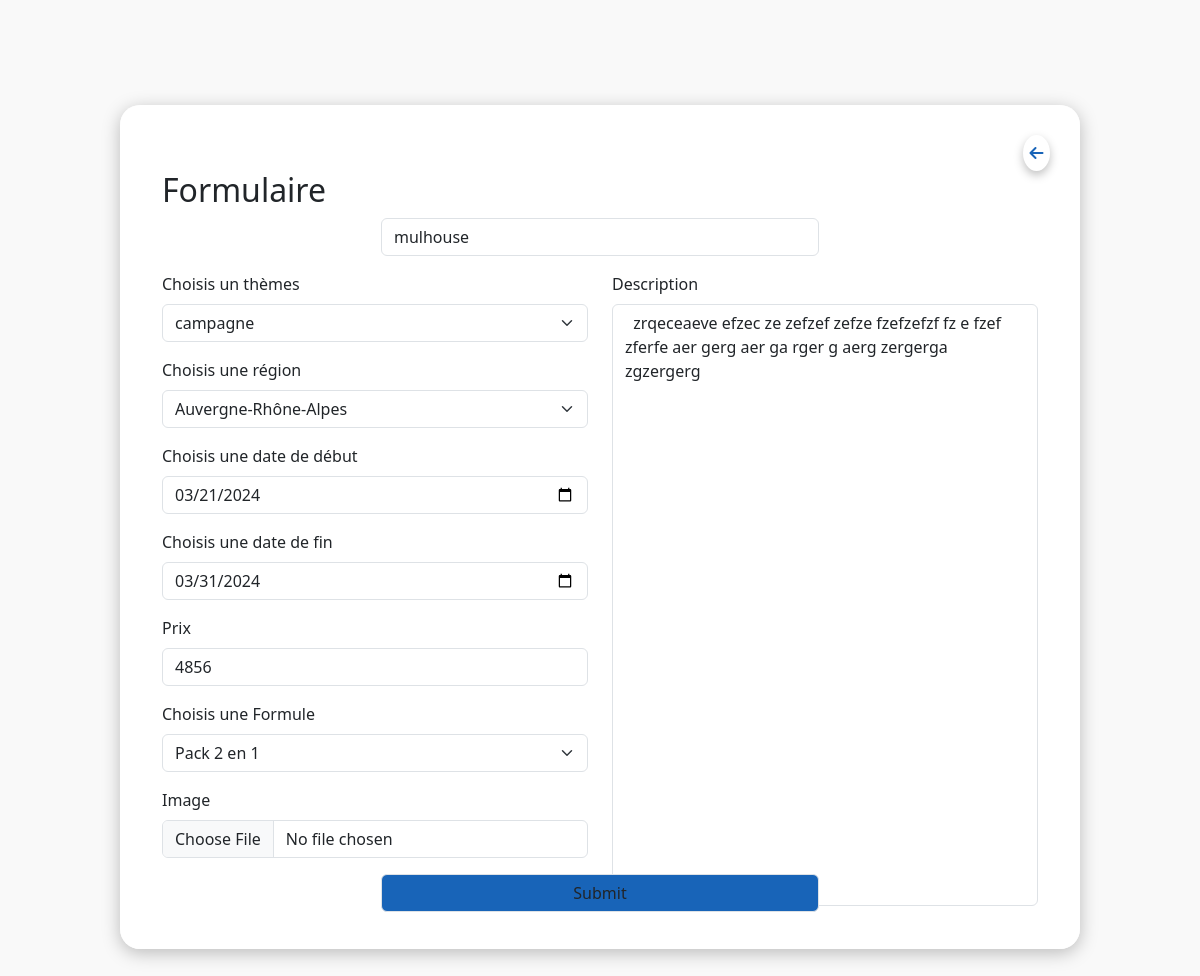
The page /affichage/formulaire.php?edit=29 (signed in) on the database its author committed.
### tables this page shows
CREATE TABLE IF NOT EXISTS `travels` (
  `id_travel` int NOT NULL AUTO_INCREMENT,
  `id_travel_themes` int NOT NULL,
  `id_user` int NOT NULL,
  `name` varchar(255) NOT NULL,
  `price` int NOT NULL,
  `description` text NOT NULL,
  `picture` longblob,
  `date_start` date DEFAULT NULL,
  `date_end` date DEFAULT NULL,
  `regions` varchar(255) NOT NULL,
  `pack` varchar(255) NOT NULL,
  PRIMARY KEY (`id_travel`)
);

CREATE TABLE IF NOT EXISTS `travels_themes` (
  `id_travel_themes` int NOT NULL AUTO_INCREMENT,
  `name_themes` varchar(255) NOT NULL,
  PRIMARY KEY (`id_travel_themes`)
);

### classes/travel.php (called while the page is built, shortened)
<?php
class Travel {
    protected $connexion;
    public function __construct() {
        try {
            $this->connexion = new PDO('mysql:host=localhost;dbname=bdddashboard', 'root', null);
            $this->connexion->setAttribute(PDO::ATTR_ERRMODE, PDO::ERRMODE_EXCEPTION);
            $this->connexion->setAttribute(PDO::ATTR_DEFAULT_FETCH_MODE, PDO::FETCH_OBJ);
        } catch (PDOException $e) {
            echo 'Erreur de connexion : ' . $e->getMessage();
        }
    }
    public function getTravelEdit($idTravel){
        $reqAllTravel = $this->connexion->prepare('SELECT * FROM `travels` INNER JOIN travels_themes ON travels.id_travel_themes = travels_themes.id_travel_themes WHERE travels.id_travel = ?');
        $reqAllTravel->execute(array($idTravel));
        return $AllTravel = $reqAllTravel->fetch();
    }
}
$travel = new Travel();
?>

### affichage/formulaire.php (the view, shortened to what this page needs)
<?php
include '../classes/travel.php';
if (isset($_GET['edit'])) {
    $travelEdit = $travel->getTravelEdit($_GET['edit']);
} else {
}
?>
<!DOCTYPE html>
<html lang="en">
<head>
    <link rel="stylesheet" href="../style.css">
    <link href="https://cdn.jsdelivr.net/npm/bootstrap@5.3.3/dist/css/bootstrap.min.css" rel="stylesheet">
    <link rel="stylesheet" href="https://cdnjs.cloudflare.com/ajax/libs/font-awesome/6.5.1/css/all.min.css" />
</head>
<body>
<form class="form-container row" method='post' enctype="multipart/form-data" >
    <a href="./dashboard.php" id='closeButton' class='btn'><i class="fa-solid fa-arrow-left"></i></a>
    <h2>Formulaire</h2>
    <div class="mb-3">
        <input
            type="text"
            class='form-control'
            id='name'
            placeholder='Entrer le nom du voyage'
            name='name'
            <?php if(isset($_GET['edit'])): ?>
                value="<?php echo $travelEdit->name ?>"
            <?php endif; ?>
                >
    </div>
    <div class="input-container col-6">
            <div class="mb-3 ">
                <label for="" class="form-label">Choisis un thèmes</label>
                <select
                class="form-select"
                name='themes'
                <?php if(isset($_GET['edit'])): ?>
                    selected="<?php echo $travelEdit->id_travel_themes ?>"
                <?php endif; ?>
                >
                    <option selected value='<?php if(isset($_GET['edit'])){ ?> <?php echo $travelEdit->id_travel_themes ?> <?php } else { ?><?php }?>'><?php if(isset($_GET['edit'])){ ?> <?php echo $travelEdit->name_themes ?> <?php } else { ?>Tout les thèmes<?php }?></option>
                </select>
            </div>
            <div class="mb-3">
                <label for="" class="form-label">Choisis une région</label>
                <select class="form-select" name='regions'>
                <option selected value='<?php if(isset($_GET['edit'])){ ?> <?php echo $travelEdit->regions ?> <?php } else { ?><?php }?>'><?php if(isset($_GET['edit'])){ ?> <?php echo $travelEdit->regions ?> <?php } else { ?>Tout les régions<?php }?></option>
                </select>
            </div>
            <div class="mb-3">
                <label for="inputDateStart" class="form-label">Choisis une date de début</label>
                <input
                    type="date"
                    class="form-control"
                    id="inputDateStart"
                    name='date_start'
                    <?php if(isset($_GET['edit'])): ?>
                        value="<?php echo $travelEdit->date_start ?>"
                    <?php endif; ?>
                >
            </div>
            <div class="mb-3">
                <label for="inputDateEnd" class="form-label">Choisis une date de fin</label>
                <input
                type="date"
                class="form-control"
                id="inputDateEnd"
                name='date_end'
                <?php if(isset($_GET['edit'])): ?>
                    value="<?php echo $travelEdit->date_end ?>"
                <?php endif; ?>
                >
            </div>
            <div class="mb-3">
                <label for="inputPrix" class="form-label">Prix</label>
                <input
                type="text"
                class="form-control"
                id="inputPrix"
                placeholder='Entrer un prix'
                name='price'
                <?php if(isset($_GET['edit'])): ?>
                    value="<?php echo $travelEdit->price ?>"
                <?php endif; ?>
                >
            </div>
            <div class="mb-3 ">
                <label for="" class="form-label">Choisis une Formule</label>
                <select class="form-select" name='formule'>
                <option selected value='<?php if(isset($_GET['edit'])){ ?> <?php echo $travelEdit->pack ?> <?php } else { ?><?php }?>'><?php if(isset($_GET['edit'])){ ?> <?php echo $travelEdit->pack ?> <?php } else { ?>Toutes les formules<?php }?></option>
                </select>
            </div>
            <div class="mb-3">
                <label for="inputPicture" class="form-label" >Image</label>
                <input
                type="file"
                class="form-control"
                id="inputPicture"
                name='file'
                >
            </div>
            </div>
            <div class="describe-container col-6">
                <label for="" class="form-label">Description</label>
                <textarea
                 class="form-control" name='description'
                 ><?php if(isset($_GET['edit'])): ?><?php echo $travelEdit->description ?><?php endif; ?>  </textarea>
            </div>
            <div class="mb-3">
                <input type="submit" class="form-control" id='valider' name='valider'>
            </div>
</form>
</body>
</html>

### style.css (style rules this page uses)
* { margin: 0; padding: 0; box-sizing: border-box; }
body { height: 100vh; display: flex; justify-content: center; align-items: center; background: #f9f9f9 !important; }
.form-container { width: 80%; height: 80%; background: white; box-shadow: 0 4px 18px 0 rgba(0, 0, 0, 0.25); border-radius: 20px; padding: 30px; overflow: hidden; overflow-y: scroll; }
.describe-container textarea { height: 100%; resize: none; }
.describe-container { max-height: 80%; }
#name, #valider { width: 50%; margin: 0 auto; }
#valider { background: #1864b8; }
#closeButton { width: 3%; border-radius: 50%; padding: 5px !important; margin-left: auto; margin-right: 0; color: #1864b8; box-shadow: 0 4px 10px 0 rgba(0, 0, 0, 0.25); transition: 0.3s; }

### rows shown on the page
travels: name "mulhouse", themes "campagne", regions "Auvergne-Rhône-Alpes", date_start "03/21/2024", date_end "03/31/2024", price "4856", formule "Pack 2 en 1", description "zrqeceaeve efzec ze zefzef zefze fzefzefzf fz e fzef zferfe aer gerg aer ga rger g aerg zergerga zgzergerg"
